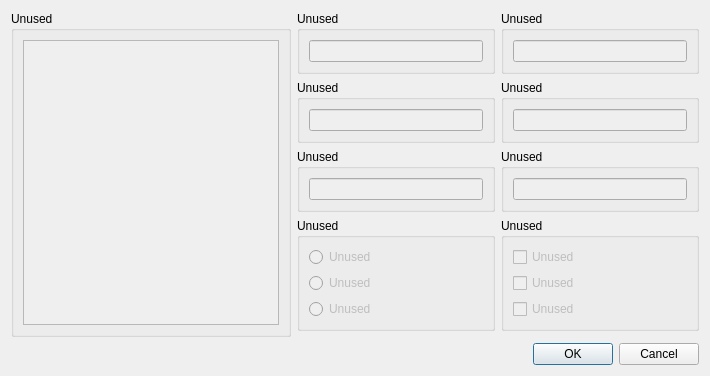
<?xml version="1.0" encoding="UTF-8"?>
<ui version="4.0">
 <class>AAForm</class>
 <widget class="QDialog" name="AAForm">
  <property name="geometry">
   <rect>
    <x>0</x>
    <y>0</y>
    <width>710</width>
    <height>362</height>
   </rect>
  </property>
  <property name="windowTitle">
   <string>Dialog</string>
  </property>
  <layout class="QGridLayout" name="gridLayout_6">
   <item row="4" column="4">
    <widget class="QGroupBox" name="chkbxGrp">
     <property name="sizePolicy">
      <sizepolicy hsizetype="Minimum" vsizetype="Maximum">
       <horstretch>0</horstretch>
       <verstretch>0</verstretch>
      </sizepolicy>
     </property>
     <property name="title">
      <string>Unused</string>
     </property>
     <layout class="QGridLayout" name="gridLayout_7">
      <item row="2" column="0">
       <widget class="QCheckBox" name="chkbx_1">
        <property name="enabled">
         <bool>false</bool>
        </property>
        <property name="text">
         <string>Unused</string>
        </property>
       </widget>
      </item>
      <item row="1" column="0">
       <widget class="QCheckBox" name="chkbx_2">
        <property name="enabled">
         <bool>false</bool>
        </property>
        <property name="text">
         <string>Unused</string>
        </property>
       </widget>
      </item>
      <item row="0" column="0">
       <widget class="QCheckBox" name="chkbx_0">
        <property name="enabled">
         <bool>false</bool>
        </property>
        <property name="text">
         <string>Unused</string>
        </property>
       </widget>
      </item>
     </layout>
    </widget>
   </item>
   <item row="1" column="3">
    <widget class="QGroupBox" name="lineGrp_0">
     <property name="sizePolicy">
      <sizepolicy hsizetype="Minimum" vsizetype="Maximum">
       <horstretch>0</horstretch>
       <verstretch>0</verstretch>
      </sizepolicy>
     </property>
     <property name="title">
      <string>Unused</string>
     </property>
     <layout class="QFormLayout" name="formLayout_6">
      <item row="0" column="0" colspan="2">
       <widget class="QLineEdit" name="line_0">
        <property name="enabled">
         <bool>false</bool>
        </property>
        <property name="sizePolicy">
         <sizepolicy hsizetype="MinimumExpanding" vsizetype="Fixed">
          <horstretch>0</horstretch>
          <verstretch>0</verstretch>
         </sizepolicy>
        </property>
       </widget>
      </item>
     </layout>
    </widget>
   </item>
   <item row="6" column="3" colspan="2">
    <widget class="QDialogButtonBox" name="buttonBox">
     <property name="orientation">
      <enum>Qt::Horizontal</enum>
     </property>
     <property name="standardButtons">
      <set>QDialogButtonBox::Cancel|QDialogButtonBox::Ok</set>
     </property>
    </widget>
   </item>
   <item row="4" column="3">
    <widget class="QGroupBox" name="radioGrp">
     <property name="sizePolicy">
      <sizepolicy hsizetype="Minimum" vsizetype="Maximum">
       <horstretch>0</horstretch>
       <verstretch>0</verstretch>
      </sizepolicy>
     </property>
     <property name="title">
      <string>Unused</string>
     </property>
     <layout class="QGridLayout" name="gridLayout_2">
      <item row="0" column="0">
       <widget class="QRadioButton" name="radio_0">
        <property name="enabled">
         <bool>false</bool>
        </property>
        <property name="text">
         <string>Unused</string>
        </property>
       </widget>
      </item>
      <item row="1" column="0">
       <widget class="QRadioButton" name="radio_1">
        <property name="enabled">
         <bool>false</bool>
        </property>
        <property name="text">
         <string>Unused</string>
        </property>
       </widget>
      </item>
      <item row="2" column="0">
       <widget class="QRadioButton" name="radio_2">
        <property name="enabled">
         <bool>false</bool>
        </property>
        <property name="text">
         <string>Unused</string>
        </property>
       </widget>
      </item>
     </layout>
    </widget>
   </item>
   <item row="1" column="0" rowspan="5">
    <widget class="QGroupBox" name="pteGrp">
     <property name="title">
      <string>Unused</string>
     </property>
     <layout class="QGridLayout" name="gridLayout">
      <item row="0" column="0">
       <widget class="QPlainTextEdit" name="pte">
        <property name="enabled">
         <bool>false</bool>
        </property>
       </widget>
      </item>
     </layout>
    </widget>
   </item>
   <item row="3" column="4">
    <widget class="QGroupBox" name="lineGrp_5">
     <property name="sizePolicy">
      <sizepolicy hsizetype="Minimum" vsizetype="Maximum">
       <horstretch>0</horstretch>
       <verstretch>0</verstretch>
      </sizepolicy>
     </property>
     <property name="title">
      <string>Unused</string>
     </property>
     <layout class="QFormLayout" name="formLayout_5">
      <item row="0" column="0" colspan="2">
       <widget class="QLineEdit" name="line_5">
        <property name="enabled">
         <bool>false</bool>
        </property>
        <property name="sizePolicy">
         <sizepolicy hsizetype="MinimumExpanding" vsizetype="Fixed">
          <horstretch>0</horstretch>
          <verstretch>0</verstretch>
         </sizepolicy>
        </property>
       </widget>
      </item>
     </layout>
    </widget>
   </item>
   <item row="3" column="3">
    <widget class="QGroupBox" name="lineGrp_4">
     <property name="sizePolicy">
      <sizepolicy hsizetype="Minimum" vsizetype="Maximum">
       <horstretch>0</horstretch>
       <verstretch>0</verstretch>
      </sizepolicy>
     </property>
     <property name="title">
      <string>Unused</string>
     </property>
     <layout class="QFormLayout" name="formLayout_4">
      <item row="0" column="0" colspan="2">
       <widget class="QLineEdit" name="line_4">
        <property name="enabled">
         <bool>false</bool>
        </property>
        <property name="sizePolicy">
         <sizepolicy hsizetype="MinimumExpanding" vsizetype="Fixed">
          <horstretch>0</horstretch>
          <verstretch>0</verstretch>
         </sizepolicy>
        </property>
       </widget>
      </item>
     </layout>
    </widget>
   </item>
   <item row="2" column="4">
    <widget class="QGroupBox" name="lineGrp_3">
     <property name="sizePolicy">
      <sizepolicy hsizetype="Minimum" vsizetype="Maximum">
       <horstretch>0</horstretch>
       <verstretch>0</verstretch>
      </sizepolicy>
     </property>
     <property name="title">
      <string>Unused</string>
     </property>
     <layout class="QFormLayout" name="formLayout">
      <item row="0" column="0" colspan="2">
       <widget class="QLineEdit" name="line_3">
        <property name="enabled">
         <bool>false</bool>
        </property>
        <property name="sizePolicy">
         <sizepolicy hsizetype="MinimumExpanding" vsizetype="Fixed">
          <horstretch>0</horstretch>
          <verstretch>0</verstretch>
         </sizepolicy>
        </property>
       </widget>
      </item>
     </layout>
    </widget>
   </item>
   <item row="2" column="3">
    <widget class="QGroupBox" name="lineGrp_2">
     <property name="sizePolicy">
      <sizepolicy hsizetype="Minimum" vsizetype="Maximum">
       <horstretch>0</horstretch>
       <verstretch>0</verstretch>
      </sizepolicy>
     </property>
     <property name="title">
      <string>Unused</string>
     </property>
     <layout class="QFormLayout" name="formLayout_2">
      <item row="0" column="0" colspan="2">
       <widget class="QLineEdit" name="line_2">
        <property name="enabled">
         <bool>false</bool>
        </property>
        <property name="sizePolicy">
         <sizepolicy hsizetype="MinimumExpanding" vsizetype="Fixed">
          <horstretch>0</horstretch>
          <verstretch>0</verstretch>
         </sizepolicy>
        </property>
       </widget>
      </item>
     </layout>
    </widget>
   </item>
   <item row="1" column="4">
    <widget class="QGroupBox" name="lineGrp_1">
     <property name="sizePolicy">
      <sizepolicy hsizetype="Minimum" vsizetype="Maximum">
       <horstretch>0</horstretch>
       <verstretch>0</verstretch>
      </sizepolicy>
     </property>
     <property name="title">
      <string>Unused</string>
     </property>
     <layout class="QFormLayout" name="formLayout_3">
      <item row="0" column="0" colspan="2">
       <widget class="QLineEdit" name="line_1">
        <property name="enabled">
         <bool>false</bool>
        </property>
        <property name="sizePolicy">
         <sizepolicy hsizetype="MinimumExpanding" vsizetype="Fixed">
          <horstretch>0</horstretch>
          <verstretch>0</verstretch>
         </sizepolicy>
        </property>
       </widget>
      </item>
     </layout>
    </widget>
   </item>
  </layout>
 </widget>
 <resources/>
 <connections>
  <connection>
   <sender>buttonBox</sender>
   <signal>accepted()</signal>
   <receiver>AAForm</receiver>
   <slot>accept()</slot>
   <hints>
    <hint type="sourcelabel">
     <x>248</x>
     <y>254</y>
    </hint>
    <hint type="destinationlabel">
     <x>157</x>
     <y>274</y>
    </hint>
   </hints>
  </connection>
  <connection>
   <sender>buttonBox</sender>
   <signal>rejected()</signal>
   <receiver>AAForm</receiver>
   <slot>reject()</slot>
   <hints>
    <hint type="sourcelabel">
     <x>316</x>
     <y>260</y>
    </hint>
    <hint type="destinationlabel">
     <x>286</x>
     <y>274</y>
    </hint>
   </hints>
  </connection>
 </connections>
</ui>
